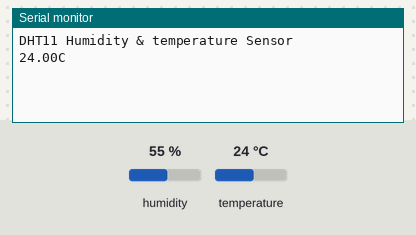
A sketch run on a simulated Arduino Uno, built with avr-gcc and run on an emulated ATmega328P. On the bench: the last lines printed to the serial monitor. The inputs (shaded band) are chosen by the test bench; at power-on: temperature 24 °C, humidity 55 %.

Above: at 2.7 s.
2.8 s: temperature set to 12 °C
At 7.6 s:
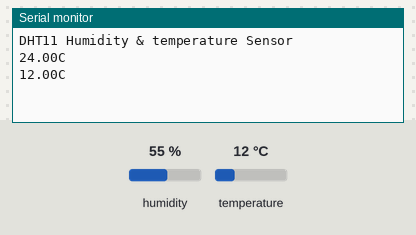
8.8 s: temperature set to 19 °C
At 12.3 s:
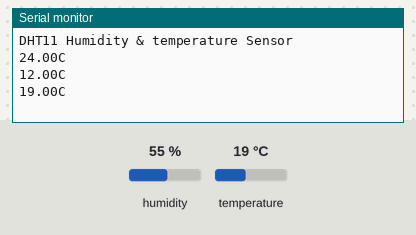
Timing chart, 0 to 13.8 s (numbered marks = the images above; inputs shaded):
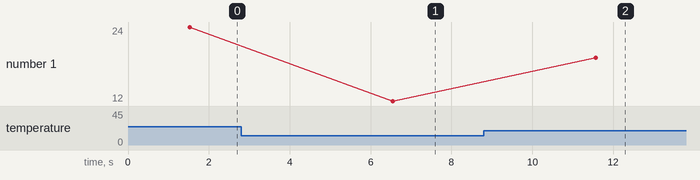

The sketch:

test_humidity.ino
```cpp
#include "dht.h"
#define dht_apin A0 // Analog Pin sensor is connected to

dht DHT;
int temp = 0;

void setup() {

  Serial.begin(9600);
  delay(500);//Delay to let system boot
  Serial.println("DHT11 Humidity & temperature Sensor\n\n");
  delay(1000);//Wait before accessing Sensor

}//end "setup()"

void loop() {
  //Start of Program

  DHT.read11(dht_apin);

  //Serial.print("Current humidity = ");
  //Serial.print(DHT.humidity);
  //Serial.print("%  ");
  //Serial.print("temperature = ");
  Serial.print(DHT.temperature);
  Serial.println("C  ");

  delay(5000);//Wait 5 seconds before accessing sensor again.

  //Fastest should be once every two seconds.
  while (temp>100){
    exit(0);
  }
  temp = temp+1;
}// end loop()
```

Measured:
- after the input at 2.8 s, the serial monitor: prints a new line after 3.7 s (image 1)
- after the input at 8.8 s, the serial monitor: prints a new line after 2.8 s (image 2)
- plotted number 1: 24 → 12 after the input at 2.8 s, 12 → 19 after the input at 8.8 s
